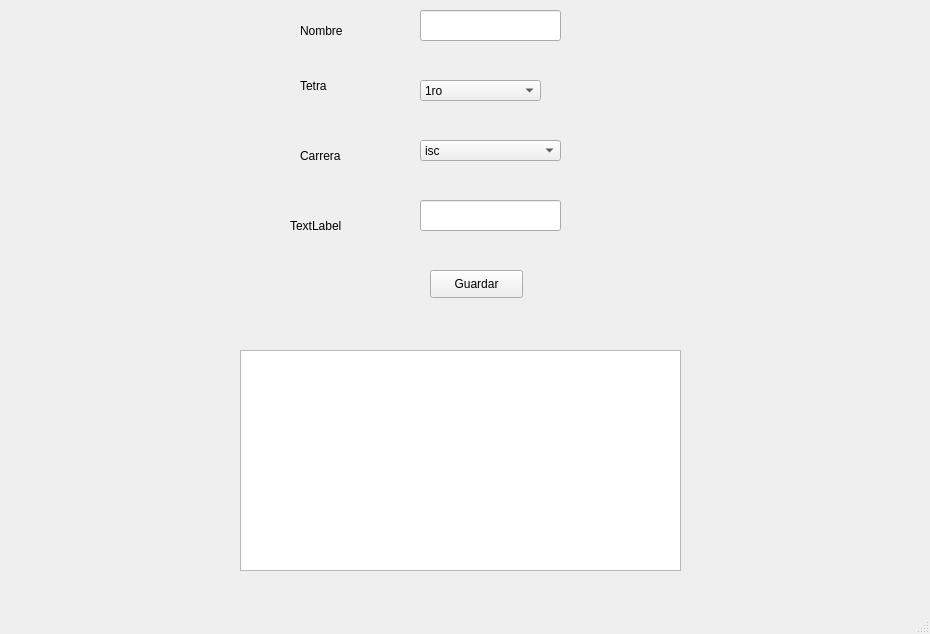
<?xml version="1.0" encoding="UTF-8"?>
<ui version="4.0">
 <class>MainWindow</class>
 <widget class="QMainWindow" name="MainWindow">
  <property name="geometry">
   <rect>
    <x>0</x>
    <y>0</y>
    <width>930</width>
    <height>634</height>
   </rect>
  </property>
  <property name="windowTitle">
   <string>MainWindow</string>
  </property>
  <widget class="QWidget" name="centralwidget">
   <widget class="QLabel" name="label">
    <property name="geometry">
     <rect>
      <x>300</x>
      <y>10</y>
      <width>91</width>
      <height>41</height>
     </rect>
    </property>
    <property name="text">
     <string>Nombre</string>
    </property>
   </widget>
   <widget class="QLineEdit" name="le_nombre">
    <property name="geometry">
     <rect>
      <x>420</x>
      <y>10</y>
      <width>141</width>
      <height>31</height>
     </rect>
    </property>
   </widget>
   <widget class="QLabel" name="label_2">
    <property name="geometry">
     <rect>
      <x>300</x>
      <y>70</y>
      <width>91</width>
      <height>31</height>
     </rect>
    </property>
    <property name="text">
     <string>Tetra</string>
    </property>
   </widget>
   <widget class="QLabel" name="label_3">
    <property name="geometry">
     <rect>
      <x>300</x>
      <y>140</y>
      <width>91</width>
      <height>31</height>
     </rect>
    </property>
    <property name="text">
     <string>Carrera</string>
    </property>
   </widget>
   <widget class="QComboBox" name="cb_tetra">
    <property name="geometry">
     <rect>
      <x>420</x>
      <y>80</y>
      <width>121</width>
      <height>21</height>
     </rect>
    </property>
    <item>
     <property name="text">
      <string>1ro</string>
     </property>
    </item>
    <item>
     <property name="text">
      <string>2do</string>
     </property>
    </item>
    <item>
     <property name="text">
      <string>3ro</string>
     </property>
    </item>
   </widget>
   <widget class="QComboBox" name="cb_carrera">
    <property name="geometry">
     <rect>
      <x>420</x>
      <y>140</y>
      <width>141</width>
      <height>21</height>
     </rect>
    </property>
    <item>
     <property name="text">
      <string>isc</string>
     </property>
    </item>
    <item>
     <property name="text">
      <string>im</string>
     </property>
    </item>
    <item>
     <property name="text">
      <string>ita</string>
     </property>
    </item>
   </widget>
   <widget class="QLabel" name="label_4">
    <property name="geometry">
     <rect>
      <x>290</x>
      <y>210</y>
      <width>101</width>
      <height>31</height>
     </rect>
    </property>
    <property name="text">
     <string>TextLabel</string>
    </property>
   </widget>
   <widget class="QLineEdit" name="le_matricula">
    <property name="geometry">
     <rect>
      <x>420</x>
      <y>200</y>
      <width>141</width>
      <height>31</height>
     </rect>
    </property>
   </widget>
   <widget class="QPushButton" name="pb_guardar">
    <property name="geometry">
     <rect>
      <x>430</x>
      <y>270</y>
      <width>93</width>
      <height>28</height>
     </rect>
    </property>
    <property name="text">
     <string>Guardar</string>
    </property>
   </widget>
   <widget class="QTableWidget" name="tabla">
    <property name="geometry">
     <rect>
      <x>240</x>
      <y>350</y>
      <width>441</width>
      <height>221</height>
     </rect>
    </property>
   </widget>
  </widget>
  <widget class="QStatusBar" name="statusbar"/>
 </widget>
 <resources/>
 <connections/>
</ui>
